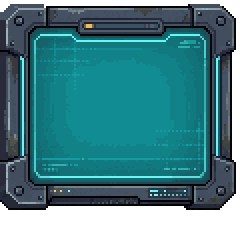
#> input picture art_src/warroom_right/scr_0.png, 120 x 116 px (shown 2 times larger)
$ python build.py
#> lines starting #> are read from the running program, lines starting #| are printed output that depends on the picture; after the words box and inside, x2 and y2 are one past the last pixel; in counts of white or black regions, pixels touching at a corner belong together
# The War Room's right side (PixelLab, 2026-11-11), placed into the room's layers.
# Livery Bay starts from the left side's Research Bay, mirrored onto the
# right wall (in_livery.png), then repainted by PixelLab edit_image (e_livery2.png),
# so it stands against the side wall facing the war table like the left side's.
# Directives is a PixelLab Pro piece (scr_0.png). try1/, try2/ and cands/ hold
# earlier attempts.
from PIL import Image
A = '../../assets/warroom/'
F3 = {'D':["110","101","101","101","110"], 'I':["111","010","010","010","111"], 'R':["110","101","110","101","101"],
      'E':["111","100","110","100","111"], 'C':["011","100","100","100","011"], 'T':["111","010","010","010","010"],
      'V':["101","101","101","101","010"], 'S':["011","100","010","001","110"]}
def stencil(img, text, cx, y, ink, shadow):
    w = len(text) * 4 - 1; x0 = cx - w // 2
    for i, ch in enumerate(text):
        for r, row in enumerate(F3[ch]):
            for c, bit in enumerate(row):
                if bit == '1':
                    img.putpixel((x0 + i * 4 + c, y + r + 1), shadow)
        for r, row in enumerate(F3[ch]):
            for c, bit in enumerate(row):
                if bit == '1':
                    img.putpixel((x0 + i * 4 + c, y + r), ink)
# Directives: a wall screen (PixelLab Pro, scr_0.png), stretched to the bay's height by repeating a band
# of its glass, the glass darkened so the dailies read, then the header stenciled. Drawn at Rect2(437, 124, 120, 116).
import numpy as np
src = np.asarray(Image.open('scr_0.png').convert('RGBA'))[2:105]          # its 103 rows
tall = np.concatenate([src[:62], src[49:62], src[62:]])                    # + 13 glass rows = 116
r, g, b = (tall[..., i].astype(int) for i in range(3))
glass = np.zeros(r.shape, bool); glass[21:101, 18:102] = True
dim = glass & (g - r > 40) & (b - r > 40) & (g < 170)                     # the glass, not its lit edge strips
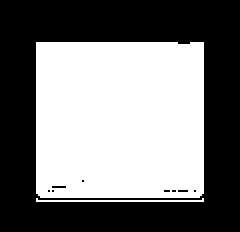
#> dim: shape (116, 120) bool (shown 2 times larger); 47.4% white; 2 white regions, box (x1, y1, x2, y2) and area: (18, 21, 102, 99) 6519, (18, 99, 102, 101) 86
tall = tall.copy(); tall[dim, :3] = (tall[dim, :3] * 0.42).astype(np.uint8)
board = Image.new('RGBA', (120, 116)); board.alpha_composite(Image.fromarray(tall), (1, 0))
#> after `board = Image.new('RGBA', (120, 116))`: board: PIL image 120x116 RGBA; every value is 0
stencil(board, "DIRECTIVES", 60, 25, (120, 235, 255, 255), (8, 40, 48, 255)) # the screen's title, lit
board.save(A + 'directives.png')
def layer(piece, x, y, out):
#> called with piece = 'e_livery2.png', x = 560, y = 122, out = 'livery_bay.png'
    canvas = Image.new('RGBA', (624, 390), (0, 0, 0, 0))
#> canvas: PIL image 624x390 RGBA; every value is 0
    canvas.alpha_composite(Image.open(piece).convert('RGBA'), (x, y))
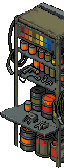
#> input picture art_src/warroom_right/e_livery2.png, 64 x 168 px
    canvas.save(A + out)
layer('e_livery2.png', 560, 122, 'livery_bay.png')
# The two wall terminals start from the R&D shelf's lower part (in_lterm.png; mirrored for the right wall,
# in_rterm.png), so they keep its angle, skew and edge crop; PixelLab edit_image turned them into terminals
# (e_lterm2.png, e_rterm3.png; the cut-off shelf top fixed in a second edit, a stray fleck dropped).
canvas = Image.new('RGBA', (624, 390)); t = Image.open('e_rterm3.png').convert('RGBA')
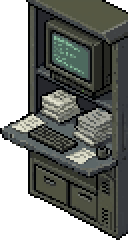
#> input picture art_src/warroom_right/e_rterm3.png, 64 x 120 px (shown 2 times larger)
#> further down, t is the input picture: PIL image 64x120 RGBA; mean R, G, B, A 51.4, 54.2, 49.5, 185.2
canvas.paste(t, (624 - t.width, 340 - t.height), t); canvas.save(A + 'pilot_log.png')
canvas = Image.new('RGBA', (624, 390)); t = Image.open('e_lterm2.png').convert('RGBA'); t = t.crop((0, 0, 64, 86))
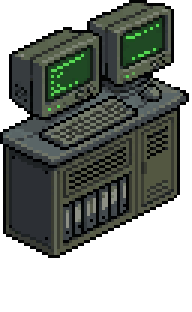
#> input picture art_src/warroom_right/e_lterm2.png, 64 x 104 px (shown 3 times larger)
#> further down, t is the input picture: PIL image 64x104 RGBA; mean R, G, B, A 34.1, 38.8, 33.3, 153.5
#> after `t = t.crop((0, 0, 64, 86))`:
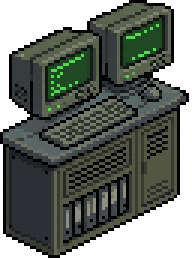
#> t: PIL image 64x86 RGBA (shown 3 times larger); mean R, G, B, A 41.2, 47, 40.2, 185.6; transparent parts drawn white
canvas.paste(t, (0, 338 - t.height), t); canvas.save(A + 'info_bay.png')
# R&D shelf: the original (old_research_bay.png) with its floating hologram removed by PixelLab (e_rnd.png).
canvas = Image.new('RGBA', (624, 390)); t = Image.open('e_rnd.png').convert('RGBA')
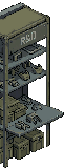
#> input picture art_src/warroom_right/e_rnd.png, 64 x 168 px
#> further down, t is the input picture: PIL image 64x168 RGBA; mean R, G, B, A 46.5, 49.3, 43.5, 162.8
canvas.paste(t, (0, 122), t); canvas.save(A + 'research_bay.png')
#> after `canvas.paste(t, (0, 122), t)`:
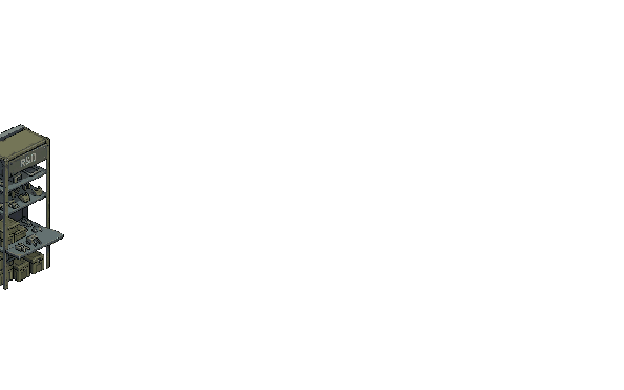
#> canvas: PIL image 624x390 RGBA; mean R, G, B, A 2.1, 2.2, 1.9, 7.2; transparent parts drawn white
